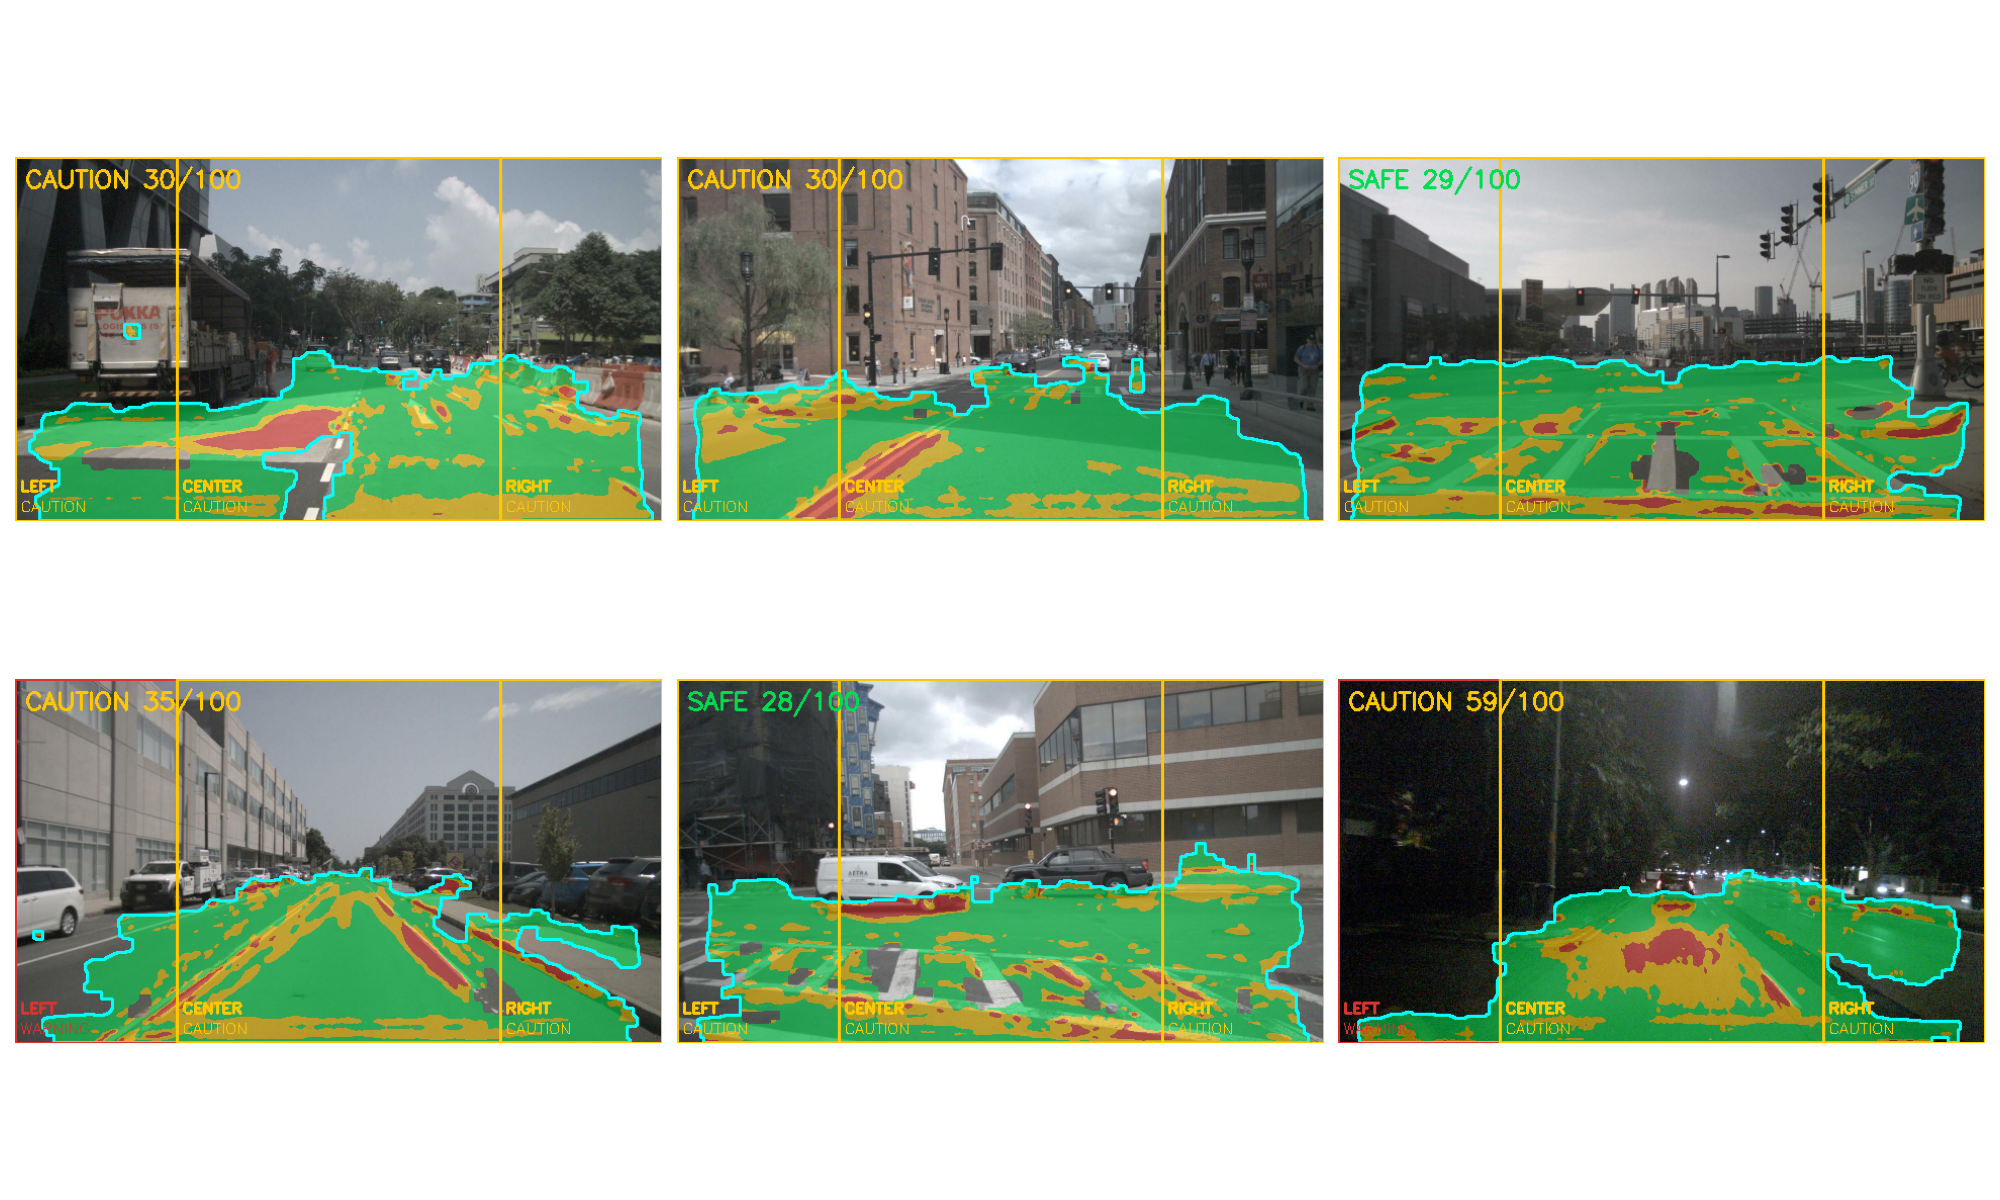

Reproduce this figure in Python.
import torch
import cv2
import numpy as np
import os, sys
import matplotlib.pyplot as plt
sys.path.append(os.path.dirname(os.path.dirname(os.path.abspath(__file__))))
from models.liteseg_edge import LiteSegEdge
from nuscenes.nuscenes import NuScenes
import albumentations as A
from albumentations.pytorch import ToTensorV2

DATAROOT = r'C:\Users\ACER\LiteSegEdge\data\nuscenes'
VERSION  = 'v1.0-mini'
CKPT     = r'C:\Users\ACER\LiteSegEdge\checkpoints\best.pth'
OUT_DIR  = r'C:\Users\ACER\LiteSegEdge\demo'
DEVICE   = torch.device('cuda' if torch.cuda.is_available() else 'cpu')

model = LiteSegEdge().to(DEVICE)
ckpt  = torch.load(CKPT, map_location=DEVICE)
model.load_state_dict(ckpt['model'])
model.eval()

transform = A.Compose([
    A.Resize(360, 640),
    A.Normalize(mean=(0.485, 0.456, 0.406),
                std=(0.229, 0.224, 0.225)),
    ToTensorV2(),
])

# ── CONFIDENCE ─────────────────────────────
def confidence_tier_overlay(img_rgb, prob, unc, mask):
    overlay = img_rgb.copy()

    drivable_mask = mask > 0
    if drivable_mask.any():
        unc_vals = unc[drivable_mask]
        t_high = np.percentile(unc_vals, 70)
        t_low  = np.percentile(unc_vals, 95)
    else:
        t_high, t_low = 0.4, 0.7

    high = ((mask>0)&(unc<=t_high)).astype(np.uint8)
    med  = ((mask>0)&(unc>t_high)&(unc<=t_low)).astype(np.uint8)
    low  = ((mask>0)&(unc>t_low)).astype(np.uint8)

    for m,c in [(high,(0,220,80)),(med,(255,200,0)),(low,(220,50,50))]:
        color = np.zeros_like(img_rgb)
        color[:,:,0],color[:,:,1],color[:,:,2]=c
        overlay = np.where(np.stack([m]*3,2),
                           cv2.addWeighted(overlay,0.45,color,0.55,0),
                           overlay)

    contours,_=cv2.findContours(mask,cv2.RETR_EXTERNAL,cv2.CHAIN_APPROX_SIMPLE)
    cv2.drawContours(overlay,contours,-1,(0,255,255),2)

    return overlay,high,med,low


# ── BLIND SPOTS ───────────────────────────
def draw_blind_spots(overlay, mask, unc):
    h,w=overlay.shape[:2]
    zones={'LEFT':(0,0,w//4,h),'CENTER':(w//4,0,3*w//4,h),'RIGHT':(3*w//4,0,w,h)}
    warnings=0

    for name,(x1,y1,x2,y2) in zones.items():
        zm=mask[y1:y2,x1:x2]
        zu=unc[y1:y2,x1:x2]

        cov=zm.mean()
        mu=zu[zm>0].mean() if zm.any() else 1

        if cov>0.45 and mu<0.4:
            col,st=(0,220,80),'CLEAR'
        elif cov>0.2:
            col,st=(255,200,0),'CAUTION'
        else:
            col,st=(220,50,50),'WARNING'
            warnings+=1

        cv2.rectangle(overlay,(x1,y1),(x2,y2),col,2)
        cv2.putText(overlay,name,(x1+5,y2-30),0,0.5,col,2)
        cv2.putText(overlay,st,(x1+5,y2-10),0,0.5,col,1)

    return overlay,warnings


# ── RISK ──────────────────────────────────
def compute_risk(prob, unc, low, warnings, img):

    mask=prob>0.68
    dp=mask.mean()*100

    cov_risk=(1-dp/100)**2*40

    p75=np.percentile(unc[mask],75) if mask.any() else 1
    unc_risk=p75*15   # 🔥 reduced impact

    edge=(low.sum()/max(mask.sum(),1))*20
    blind=min(15,warnings*5)

    gray=cv2.cvtColor(img,cv2.COLOR_RGB2GRAY)
    bright=gray.mean()

    night=0
    if bright<120:
        night=(120-bright)/120*40

    score=int(min(100,cov_risk+unc_risk+edge+blind+night))

    # 🔥 SAFE BOOST
    if dp>45 and p75<0.3:
        score -= 10

    if score>=60: return score,'HAZARD',(220,50,50),dp
    elif score>=30: return score,'CAUTION',(255,200,0),dp
    else: return score,'SAFE',(0,220,80),dp


# ── MAIN ──────────────────────────────────
nusc=NuScenes(version=VERSION,dataroot=DATAROOT,verbose=False)
indices=[0,40,80,120,200,300]

fig,axes=plt.subplots(2,3,figsize=(20,12))
axes=axes.flatten()

print("FINAL RUN...")

for i,idx in enumerate(indices):

    s=nusc.sample[idx]
    cam=nusc.get('sample_data',s['data']['CAM_FRONT'])
    img=cv2.imread(os.path.join(DATAROOT,cam['filename']))
    img=cv2.cvtColor(img,cv2.COLOR_BGR2RGB)
    img=cv2.resize(img,(640,360))

    t=transform(image=img)['image'].unsqueeze(0).to(DEVICE)

    with torch.no_grad():
        seg,lv=model(t)

    prob=torch.sigmoid(seg).squeeze().cpu().numpy()
    unc =torch.sigmoid(lv).squeeze().cpu().numpy()

    # 🔥 FINAL UNC FIX
    unc=cv2.GaussianBlur(unc,(7,7),0)
    unc=np.clip(unc,0,0.6)

    # 🔥 FINAL MASK
    mask=(prob>0.68).astype(np.uint8)
    h,w=mask.shape
    mask[:int(h*0.45),:]=0
    mask=cv2.morphologyEx(mask,cv2.MORPH_OPEN,np.ones((7,7),np.uint8))
    mask=cv2.morphologyEx(mask,cv2.MORPH_CLOSE,np.ones((9,9),np.uint8))

    prob=prob*mask

    overlay,high,med,low=confidence_tier_overlay(img,prob,unc,mask)
    overlay,warnings=draw_blind_spots(overlay,mask,unc)

    score,label,color,dp=compute_risk(prob,unc,low,warnings,img)

    cv2.putText(overlay,f"{label} {score}/100",(10,30),0,0.8,color,2)

    axes[i].imshow(overlay)
    axes[i].axis('off')
    axes[i].set_title(f"Frame {idx} | {label}",color='white')

    print(f"Frame {idx}: {label} {score}")

plt.tight_layout()
plt.savefig(os.path.join(OUT_DIR,'av_dashboard.png'))
plt.show()
